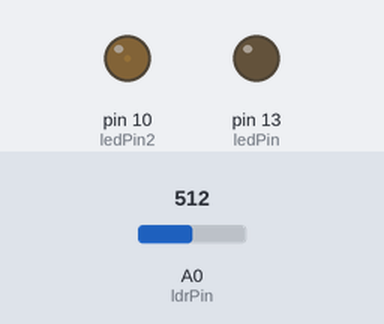
A sketch run on a simulated Arduino Uno, built with avr-gcc and run on an emulated ATmega328P. Parts: output pins drawn as LEDs (lit = HIGH). Inputs (shaded band) come from the test bench; at power-on: A0 (ldrPin) = 512. What the sketch prints to the serial monitor is not drawn.

Above: at 0.05 s.
At 2.25 s:
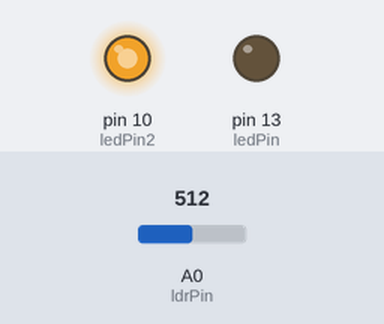
At 4.5 s:
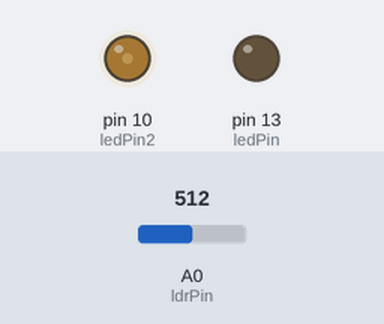
At 8.95 s:
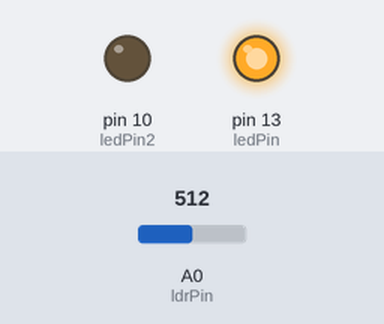
Timing chart, 0 to 14.6 s (numbered marks = the images above):
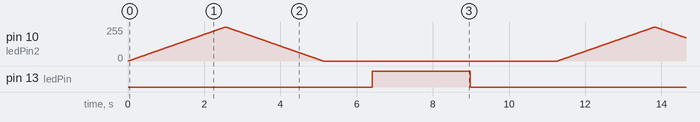

The sketch:

ldr_arduino_pwm.ino
```cpp
#define ledPin  13 // Define o pino digital do LED
#define ledPin2 10 // Define o pino digital do LED
int ldrPin = 0; // Define o LDR no pino analógico
int ldrValor = 0; // Define o valor de intensidade do LDR
int i, j; // Define variável contadora
bool k = 0; // Define variável que indica estado do LED

void setup(){
pinMode(ledPin, OUTPUT); // Define a porta 13 como saída
pinMode(ledPin2, OUTPUT); // Define a porta 10 como saída
Serial.begin(9600); // Inicia a comunicação serial
}

void loop(){
// Ler o valor do LDR
ldrValor = analogRead(ldrPin); // O valor lido será entre 0 e 1023

// Liga o LED do pino 10
  //digitalWrite(ledPin2, HIGH);
for(i=0; i<256; i++){
  analogWrite(ledPin2, i);
  delay(10);
  k = 1;
  j = i;
}
for(i=255; i>=0; i--){
  analogWrite(ledPin2, i);
  delay(10);
  k = 0;
  j = i;
}

// Se o valor lido for maior que 500, liga o LED
if(ldrValor >= 500){
  //digitalWrite(ledPin, HIGH);
  for(i=0; i<256; i++){
    analogWrite(ledPin, i);
    delay(10);
  }

  //digitalWrite(ledPin2, LOW);
  if(k = 1){
    for(i=j; i>=0; i--){
    analogWrite(ledPin2, i);
    delay(10);
    }
  }
  else{
    for(i=j; i>=0; i--){
    analogWrite(ledPin2, i);
    delay(10);
    }
  }

  for(i=255; i>=0; i--){
    analogWrite(ledPin, i);
    delay(10);
  }

// Senão, apaga o LED
}else digitalWrite(ledPin, LOW);

//Imprime o valor lido do LDR no monitor serial
Serial.println(ldrValor);
delay(1000);
}
```

Measured:
- by itself, pin 13 (ledPin): alternates HIGH for 2.6 s and LOW for 8.7 s
